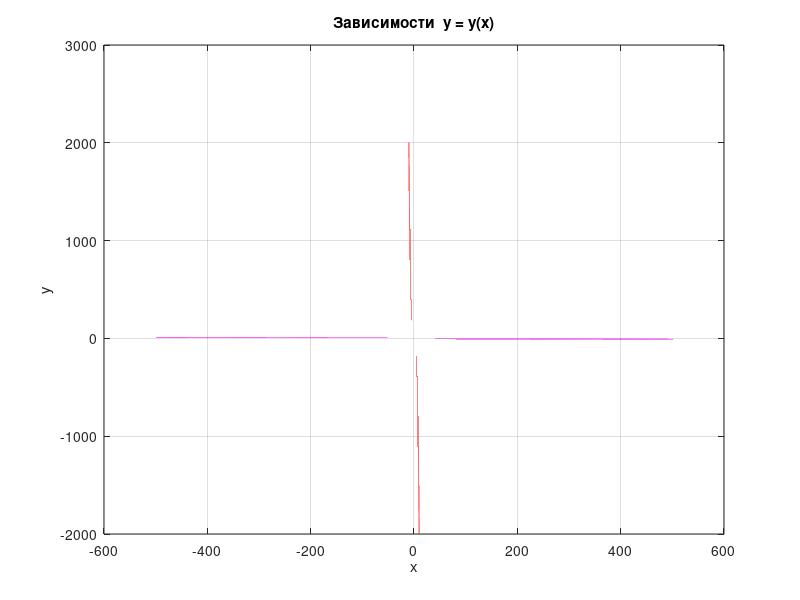

Write MATLAB code to recreate this figure. (Note: this script raises an error after producing the figure.)
% вариант 22

%% номер 1 (Построение графиков и решение fsolve)
clc, clearvars, close all;

f = @(x) [2*x(1) + x(2)^3 - 3; 2*x(1)^3 + x(2) - 3];

y1 = linspace(-10,10, 1e5);
x1 = linspace(-10,10, 1e5);
x = (3 - y1.^3)/2;
y = 3 - 2*x1.^3; 

figure(1);
plot(x,y1, 'm'); hold on;
plot(x1,y, 'r'); title("Зависимости  y = y(x)"), xlabel('x'), ylabel('y'), grid on, xline(0,'k'), yline(0,'k'), xticks(-10:1:10), yticks(-10:1:10),
xlim([-10 10]), ylim([-10 10]);

x = fsolve(f,[1 1]);
plot(x(1), x(2), '*k');


%% номер 2 (решение методом ПИ)
clc, clearvars, close all;


e = 1e-3;
x0 = [0.1 0.1];
x = x0;
R = 1;

phi = @(x) [((3 - x(2))/2)^(1/3), (3 - 2*x(1))^(1/3)];

syms x1 x2;
phi_sym = [((3 - x2)/2)^(1/3), (3 - 2*x1)^(1/3)];
J = jacobian(phi_sym, [x1 x2]);

maxIter = 10;
i = 0;
while(i ~= maxIter)
    xOld = x;
    x = phi(x);

    Jr = double(subs(J, [x1, x2], x));
    R = sum(abs(Jr(1,:)))<1 || sum(abs(Jr(2,:)))<1;
    if R == 0
        fprintf('Условия сх не вып-ся на %d итерации, x:', i+1);
        disp(x);
        break;
    end

    if max(abs(x - xOld))<e
        fprintf('Достигнута точность эпсилон на %d итерации, x:', i+1);
        % x - xOld
        disp(x);
        break;
    end

    i = i + 1;
end
if (i == maxIter)
    fprintf('После iterMax = %d точность эпсилон не была достигнута, x:', i+1);
    disp(x);
end

%% номер 3 (решение методом ПИ зейдаля)
clc, clearvars, close all;


e = 1e-3;
x0 = [0.1 0.1];
x = x0;
R = 1;

phi_1 = @(x) ((3 - x)/2)^(1/3);
phi_2 = @(x) (3 - 2*x)^(1/3);

syms x1 x2;
phi_sym = [((3 - x2)/2)^(1/3), (3 - 2*x1)^(1/3)];
J = jacobian(phi_sym, [x1 x2]);

maxIter = 10;
i = 0;
while(i ~= maxIter)
    xOld = x;
    x(1) = phi_1(x(2));
    x(2) = phi_2(x(1));

    Jr = double(subs(J, [x1, x2], x));
    R = sum(abs(Jr(1,:)))<1 || sum(abs(Jr(2,:)))<1;
    if R == 0
        fprintf('Условия сх не вып-ся на %d итерации, x:', i+1);
        disp(x);
        break;
    end

    if max(abs(x - xOld))<e
        fprintf('Достигнута точность эпсилон на %d итерации, x:', i+1);
        % x - xOld
        disp(x);
        break;
    end

    i = i + 1;
end
if (i == maxIter)
    fprintf('После iterMax = %d точность эпсилон не была достигнута, x:', i+1);
    disp(x);
end

%% номер 4 (решение методом ньютона)
clc, clearvars, close all;

f = @(x) [2*x(1) + x(2)^3 - 3;
          2*x(1)^3 + x(2) - 3];
J = @(x) [2, 3*x(2)^2;
          6*x(1)^2, 1];

x = [0.1; 0.1];
eps = 1e-6;

maxIter = 20;
for k = 1:maxIter
    % J * h = -f 
    h = -J(x) \ f(x);
    x = x + h;

    x1_plot(k) = x(1,1);
    x2_plot(k) = x(2,1);
    h_plot(k) = norm(h);

    if norm(h, inf) < eps
        break;
    end
end
fprintf("\nРешение: x1 = %.6f, x2 = %.6f\n", x(1), x(2));

subplot(1,2,1);
plot(1:k, x1_plot, 'b', LineWidth = 2), hold on;
plot(1:k, x2_plot, 'm', LineWidth = 2)
title('xi = xi(k)'), xlabel('k'), ylabel('x'), xticks(1:8), yticks(-5:(5+5)/60:5), legend('x1', 'x2'), grid on;

subplot(1,2,2);
plot(1:k, h_plot, 'k', LineWidth = 1)
title('h = h(k)'), xlabel('k'), ylabel('h'), xticks(1:8), yticks(-5:(5+5)/60:5), legend('h'), grid on;
